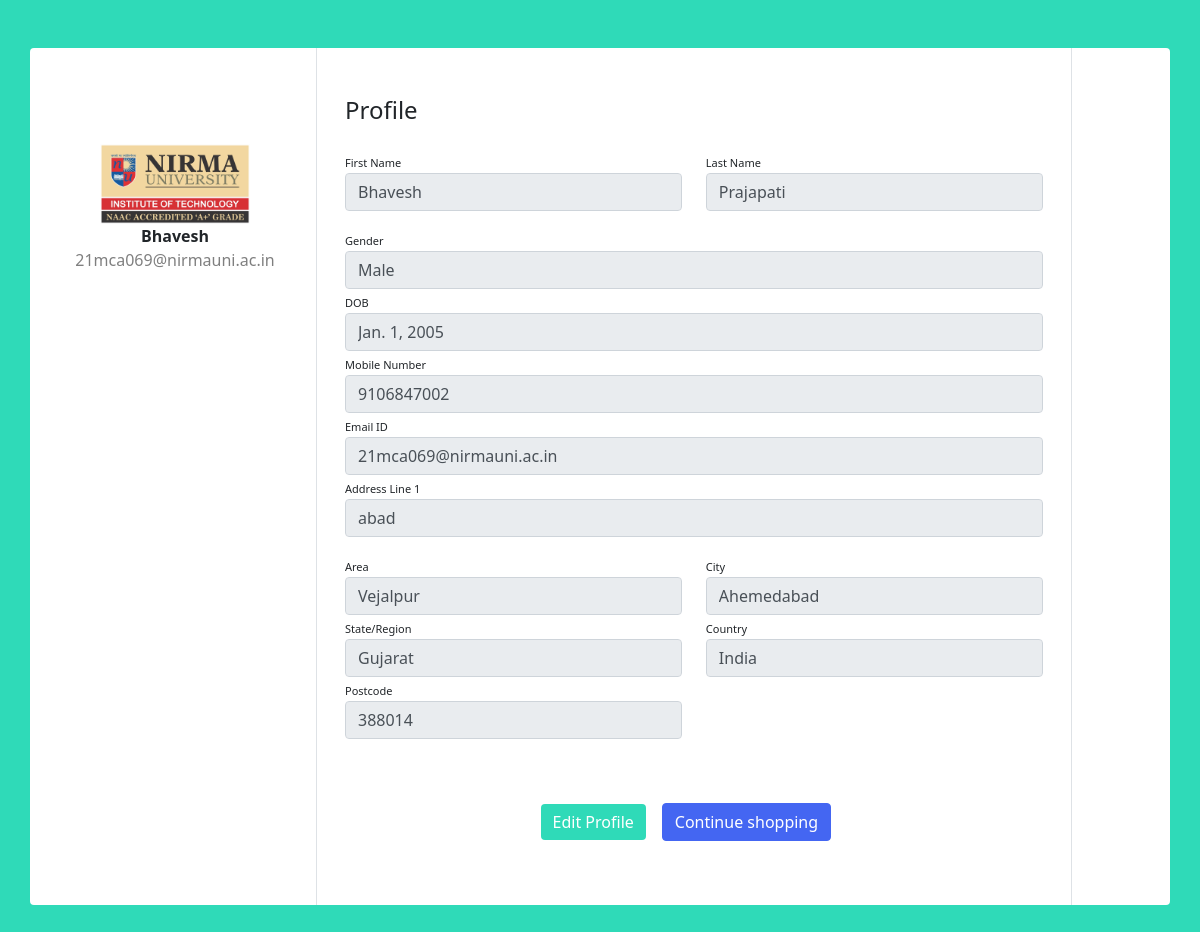
Screenshot of /userprofile (signed in) with the database file from the repository.
### customer/models.py (models this page shows, shortened)
class UserBase(models.Model):
    user_id=models.OneToOneField(User,on_delete=CASCADE,primary_key=True)
    first_name=models.CharField(max_length=45)
    last_name=models.CharField(max_length=45)
    gender=models.BooleanField(default="Not Specified")
    dob=models.DateField(default="Not Specified")
    cus_add1=models.TextField(null=True,blank=True)
    cus_add2=models.TextField(null=True,blank=True)
    pincode=models.IntegerField()
    Cus_phone=models.CharField(max_length=10)
    profile=models.ImageField(upload_to="profileImages/",max_length=1500)
    area_id=models.ForeignKey(Area,on_delete=CASCADE)
    class meta:
        ordering = ['user_id']
    def __str__(self) -> str:
        return self.user_id.username

class Area(models.Model):
    area_name = models.CharField(max_length=15)
    city_id = models.ForeignKey(City, on_delete=CASCADE)
    def __str__(self) -> str:
        return self.area_name

class City(models.Model):
    city_name = models.CharField(max_length=15)
    state_id = models.ForeignKey(State, on_delete=CASCADE)

class State(models.Model):
    state_name = models.CharField(max_length=15)
    country_id = models.ForeignKey(Country, on_delete=CASCADE)

class Country(models.Model):
    country_name = models.CharField(max_length=10)

### customer/views.py (the view)
# urls.py: path("userprofile",views.userprofile,name="userprofile"),
def userprofile(request):
    checksuper(request)
    user=UserBase.objects.get(user_id=request.user.id)
    print(user)
    return render(request,"customer/profile.html",{"user":user})

### customer/views.py (called while the page is built)
def checksuper(request):
    if request.user.is_staff==True:
        logout(request)

### customer/templates/customer/profile.html (shortened to what this page needs)
{% load static %}
<!DOCTYPE html>
<html>
<head>
    <link href="{% static 'customer/assets/css/bootstrap.min.css' %} " rel="stylesheet" type="text/css" media="all" />
    <link href="{% static 'customer/assets/css/font-awesome.css' %} " rel="stylesheet">
</head>
<body>
    <div class="container rounded bg-white mt-5 mb-5">
        <div class="row">
            <div class="col-md-3 border-right">
                <div class="d-flex flex-column align-items-center text-center p-3 py-5"><img class=" mt-5" width="150px"
                        src="/media/{{user.profile}}" alt="Not Found"><span class="font-weight-bold">{{user.user_id.username}}</span><span
                        class="text-black-50">{{user.user_id.email}}</span></div>
            </div>
            <div class="col-md-8 border-right">
                <div class="p-3 py-5">
                    <div class="d-flex justify-content-between align-items-center mb-3">
                        <h4 class="text-right">Profile</h4>
                    </div>
                    <div class="row mt-2">
                        <div class="col-md-6"><label class="labels">First Name</label><input type="text"
                                class="form-control" placeholder="First name" value="{{user.first_name}}" readonly></div>
                        <div class="col-md-6"><label class="labels">Last Name</label><input type="text"
                                class="form-control" value="{{user.last_name}}" placeholder="Last name" readonly></div>
                    </div>
                    <div class="row mt-3">
                        {% if user.gender == True %}
                        <div class="col-md-12"><label class="labels">Gender</label><input type="text"
                                class="form-control" placeholder="Male" value="Male" readonly></div>
                                {% else %}
                                <div class="col-md-12"><label class="labels">Gender</label><input type="text"
                                    class="form-control" placeholder="Male" value="Female" readonly></div>
                                {% endif %}
                        <div class="col-md-12"><label class="labels">DOB</label><input type="text" class="form-control"
                                placeholder="02/02/2002" value="{{user.dob}}" readonly></div>
                        <div class="col-md-12"><label class="labels">Mobile Number</label><input type="tel"
                                pattern="[0-9]{12}" class="form-control" readonly placeholder="Enter phone number"
                                value="{{user.Cus_phone}}"></div>
                        <div class="col-md-12"><label class="labels">Email ID</label><input type="email"
                                class="form-control" placeholder="Enter email id" readonly value="{{user.user_id.email}}"></div>
                        <div class="col-md-12"><label class="labels">Address Line 1</label><input type="text"
                                class="form-control" placeholder="Enter address line 1" readonly value="{{user.cus_add1}}"></div>
                    </div>
                    <div class="row mt-3">
                        <div class="col-md-6"><label class="labels">Area</label>
                            <input type="text" class="form-control" placeholder="Vejalpur" value="{{user.area_id}}" readonly>
                        </div>
                        <div class="col-md-6"><label class="labels">City</label>
                            <input type="text" class="form-control"  value="{{user.area_id.city_id.city_name}}" readonly>
                        </div>
                        <div class="col-md-6"><label class="labels">State/Region</label>
                            <input type="text" class="form-control"  value="{{user.area_id.city_id.state_id.state_name}}" readonly>
                        </div>
                        <div class="col-md-6"><label class="labels">Country</label>
                            <input type="text" class="form-control" value="{{user.area_id.city_id.state_id.country_id.country_name}}" readonly>
                        </div>
                        <div class="col-md-6"><label class="labels">Postcode</label><input type="text" readonly
                                class="form-control" placeholder="Enter Postcode" value="{{user.pincode}}"></div>
                    </div>
                    <div class="mt-5 text-center"><a href="{% url 'edit_profile' user.user_id.id %}" class="btn btn-primary profile-button"
                            type="button">Edit Profile</a><a href="{% url 'home' %}"
                            class="btn btn-primary cart-btn-transform m-3"
                            style="margin-top: 5%;background-color: #4466f2 !important;border-color: #4466f2 !important"
                            data-abc="true">Continue shopping</a></div>
                </div>
            </div>
        </div>
    </div>
</body>
</html>

### customer/templates/customer/profile.html (style rules this page uses)
body { background: #2fdab8 }
.profile-button { background: #2fdab8; box-shadow: none; border: none }
.labels { font-size: 11px }

### rows the page displays
UserBase: profile (picture), user_id.username "Bhavesh", user_id.email "21mca069@nirmauni.ac.in", first_name "Bhavesh", last_name "Prajapati", dob "Jan. 1, 2005", Cus_phone "9106847002", cus_add1 "abad", area_id "Vejalpur", area_id.city_id.city_name "Ahemedabad", area_id.city_id.state_id.state_name "Gujarat", area_id.city_id.state_id.country_id.country_name "India", pincode "388014"
